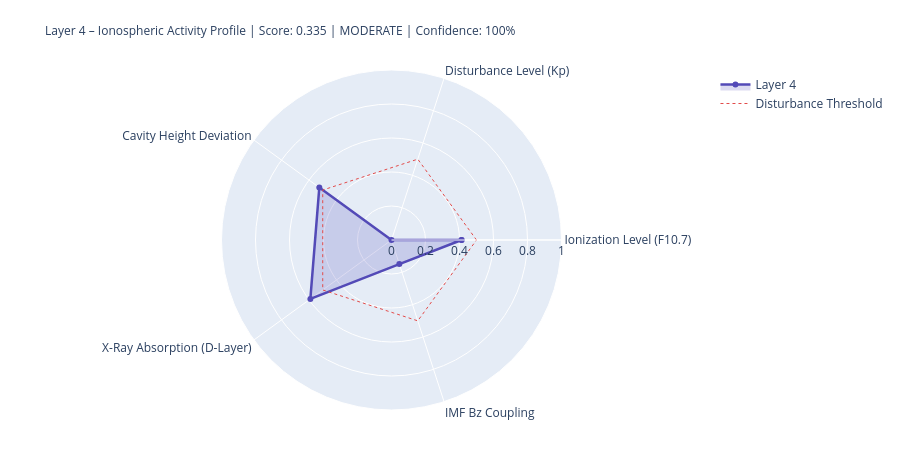

The code cell stored with this chart in its notebook:
### Markdown cell above
---
## 4. State Assessment & Handoff to Layer 5

### Code cell
# ============================================================
# LAYER-4-SCORE
# ============================================================

COMPONENTS = {
    'Ionization Level (F10.7)':    {'score': ioniz,       'source': 'primary' if f107_now else 'from_layer0', 'dynamic': True},
    'Disturbance Level (Kp)':          {'score': disturb,     'source': 'primary' if kp_now   else 'from_layer0', 'dynamic': True},
    'Cavity Height Deviation':    {'score': h_dev,       'source': 'derived',                                'dynamic': True},
    'X-Ray Absorption (D-Layer)':{'score': xray_ioniz,  'source': 'primary' if xray_now else 'missing',     'dynamic': True},
    'IMF Bz Coupling':             {'score': bz_coupling, 'source': 'primary' if bz_now   else 'from_layer0', 'dynamic': True},
}

available    = {k: v['score'] for k, v in COMPONENTS.items() if v['score'] is not None}
unavailable  = [k for k, v in COMPONENTS.items() if v['score'] is None]
layer4_score = round(sum(available.values()) / len(available), 4) if available else None
confidence   = round(len(available) / len(COMPONENTS), 2)
level = ('unknown' if layer4_score is None
         else 'quiet'   if layer4_score < 0.3
         else 'moderate' if layer4_score < 0.6
         else 'active')
dominant_l4 = max(available, key=available.get) if available else 'none'

# Resonance delta for Schumann SR-1
sr1_ref = schumann_freq(1, 80.0)
sr1_now = schumann_freq(1, h_eff)
sr1_delta_mhz = (sr1_now - sr1_ref) * 1000

# Propagation conditions
prop_cond = ('disturbed'   if kp_val > 4
             else 'unsettled' if kp_val > 2
             else 'normal')
if xray_class in ['X', 'M']:
    prop_cond = 'Radio-Blackout moeglich'

W = 68
print('=' * W)
print('LAYER 4 – IONOSPHERE – STATE ASSESSMENT')
print('=' * W)
for name, comp in COMPONENTS.items():
    s = comp['score']
    if s is not None:
        bar = '█' * int(s * 20) + '░' * (20 - int(s * 20))
        print(f'  {name:<36} {bar}  {s:.3f}  [{comp["source"]}]')
    else:
        print(f'  {name:<36} {"─" * 20}  n/a   [missing]')
print('-' * W)
print(f'  Score:          {layer4_score:.3f}  ({len(available)}/{len(COMPONENTS)} components)')
print(f'  Confidence:     {confidence:.0%}')
print(f'  Level:          {level.upper()}')
print(f'  Dominant:       {dominant_l4}')
print(f'  Cavity height:  {h_eff:.1f} km  (Ref: 80.0 km)')
print(f'  SR-1:           {sr1_now:.3f} Hz  (Δ {sr1_delta_mhz:+.1f} mHz vs. ref)')
print(f'  Propagation:    {prop_cond}')
print(f'  X-Ray:          {xray_class}-class  ({xray_now:.2e} W/m²)' if xray_now else '  X-Ray:          n/a')
print('=' * W)

# Radar
cats   = list(available.keys())
vals_r = list(available.values())
if len(cats) >= 3:
    fig = go.Figure()
    fig.add_trace(go.Scatterpolar(
        r=vals_r + [vals_r[0]], theta=cats + [cats[0]],
        fill='toself', fillcolor='rgba(83,74,183,0.20)',
        line=dict(color='#534AB7', width=2.5), name='Layer 4'
    ))
    fig.add_trace(go.Scatterpolar(
        r=[0.5] * (len(cats)+1), theta=cats + [cats[0]],
        line=dict(color='#E24B4A', dash='dot', width=1),
        mode='lines', name='Disturbance Threshold'
    ))
    fig.update_layout(
        title=dict(
            text=f'Layer 4 – Ionospheric Activity Profile | Score: {layer4_score:.3f} | {level.upper()} | Confidence: {confidence:.0%}',
            font=dict(size=12)
        ),
        polar=dict(radialaxis=dict(visible=True, range=[0, 1])),
        height=450, showlegend=True,
        margin=dict(l=80, r=80, t=70, b=40)
    )
    fig.show()

### Figure 1 — Plotly figure (JSON) as saved in the notebook; plotly's stock layout.template omitted (floating-point values rounded to 4 significant figures)
{"data": [{"fill": "toself", "fillcolor": "rgba(83,74,183,0.20)", "line": {"color": "#534AB7", "width": 2.5}, "name": "Layer 4", "r": [0.412, 0.0, 0.525, 0.59, 0.149, 0.412], "theta": ["Ionization Level (F10.7)", "Disturbance Level (Kp)", "Cavity Height Deviation", "X-Ray Absorption (D-Layer)", "IMF Bz Coupling", "Ionization Level (F10.7)"], "type": "scatterpolar"}, {"line": {"color": "#E24B4A", "dash": "dot", "width": 1}, "mode": "lines", "name": "Disturbance Threshold", "r": [0.5, 0.5, 0.5, 0.5, 0.5, 0.5], "theta": ["Ionization Level (F10.7)", "Disturbance Level (Kp)", "Cavity Height Deviation", "X-Ray Absorption (D-Layer)", "IMF Bz Coupling", "Ionization Level (F10.7)"], "type": "scatterpolar"}], "layout": {"height": 450, "margin": {"b": 40, "l": 80, "r": 80, "t": 70}, "polar": {"radialaxis": {"range": [0, 1], "visible": true}}, "showlegend": true, "title": {"font": {"size": 12}, "text": "Layer 4 – Ionospheric Activity Profile | Score: 0.335 | MODERATE | Confidence: 100%"}}}
